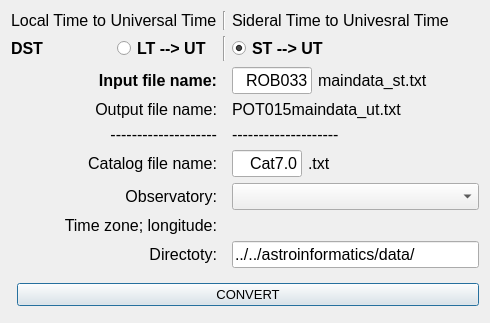
<?xml version="1.0" encoding="UTF-8"?>
<ui version="4.0">
 <class>ut</class>
 <widget class="QDialog" name="ut">
  <property name="geometry">
   <rect>
    <x>0</x>
    <y>0</y>
    <width>490</width>
    <height>323</height>
   </rect>
  </property>
  <property name="windowTitle">
   <string>Time contertion tool, v.1.2, 20.06.2014</string>
  </property>
  <layout class="QFormLayout" name="formLayout">
   <property name="fieldGrowthPolicy">
    <enum>QFormLayout::AllNonFixedFieldsGrow</enum>
   </property>
   <item row="0" column="0" colspan="2">
    <layout class="QGridLayout" name="gridLayout">
     <item row="1" column="0">
      <widget class="QLabel" name="label1">
       <property name="text">
        <string>&lt;!DOCTYPE HTML PUBLIC &quot;-//W3C//DTD HTML 4.0//EN&quot; &quot;http://www.w3.org/TR/REC-html40/strict.dtd&quot;&gt;
&lt;html&gt;&lt;head&gt;&lt;meta name=&quot;qrichtext&quot; content=&quot;1&quot; /&gt;&lt;style type=&quot;text/css&quot;&gt;
p, li { white-space: pre-wrap; }
&lt;/style&gt;&lt;/head&gt;&lt;body style=&quot; font-family:'MS Shell Dlg 2'; font-size:8.25pt; font-weight:400; font-style:normal;&quot;&gt;
&lt;p style=&quot; margin-top:0px; margin-bottom:0px; margin-left:0px; margin-right:0px; -qt-block-indent:0; text-indent:0px;&quot;&gt;&lt;span style=&quot; font-size:12pt;&quot;&gt;Local Time to Universal Time&lt;/span&gt;&lt;/p&gt;&lt;/body&gt;&lt;/html&gt;</string>
       </property>
      </widget>
     </item>
     <item row="1" column="2">
      <widget class="QLabel" name="label2">
       <property name="text">
        <string>&lt;!DOCTYPE HTML PUBLIC &quot;-//W3C//DTD HTML 4.0//EN&quot; &quot;http://www.w3.org/TR/REC-html40/strict.dtd&quot;&gt;
&lt;html&gt;&lt;head&gt;&lt;meta name=&quot;qrichtext&quot; content=&quot;1&quot; /&gt;&lt;style type=&quot;text/css&quot;&gt;
p, li { white-space: pre-wrap; }
&lt;/style&gt;&lt;/head&gt;&lt;body style=&quot; font-family:'MS Shell Dlg 2'; font-size:8.25pt; font-weight:400; font-style:normal;&quot;&gt;
&lt;p style=&quot; margin-top:0px; margin-bottom:0px; margin-left:0px; margin-right:0px; -qt-block-indent:0; text-indent:0px;&quot;&gt;&lt;span style=&quot; font-size:12pt;&quot;&gt;Sideral Time to Univesral Time&lt;/span&gt;&lt;/p&gt;&lt;/body&gt;&lt;/html&gt;</string>
       </property>
      </widget>
     </item>
     <item row="2" column="2">
      <widget class="QRadioButton" name="ST2UT">
       <property name="enabled">
        <bool>true</bool>
       </property>
       <property name="font">
        <font>
         <pointsize>12</pointsize>
         <weight>75</weight>
         <bold>true</bold>
        </font>
       </property>
       <property name="text">
        <string>ST --&gt; UT</string>
       </property>
       <property name="checked">
        <bool>true</bool>
       </property>
      </widget>
     </item>
     <item row="1" column="1">
      <widget class="Line" name="line">
       <property name="orientation">
        <enum>Qt::Vertical</enum>
       </property>
      </widget>
     </item>
     <item row="2" column="1">
      <widget class="Line" name="line_2">
       <property name="orientation">
        <enum>Qt::Vertical</enum>
       </property>
      </widget>
     </item>
     <item row="3" column="0">
      <widget class="QLabel" name="label3">
       <property name="font">
        <font>
         <pointsize>12</pointsize>
         <weight>75</weight>
         <bold>true</bold>
        </font>
       </property>
       <property name="layoutDirection">
        <enum>Qt::LeftToRight</enum>
       </property>
       <property name="text">
        <string>Input file name:</string>
       </property>
       <property name="alignment">
        <set>Qt::AlignRight|Qt::AlignTrailing|Qt::AlignVCenter</set>
       </property>
      </widget>
     </item>
     <item row="3" column="2">
      <layout class="QHBoxLayout" name="horizontalLayout">
       <item>
        <widget class="QLineEdit" name="file">
         <property name="sizePolicy">
          <sizepolicy hsizetype="Fixed" vsizetype="Fixed">
           <horstretch>80</horstretch>
           <verstretch>0</verstretch>
          </sizepolicy>
         </property>
         <property name="minimumSize">
          <size>
           <width>80</width>
           <height>0</height>
          </size>
         </property>
         <property name="maximumSize">
          <size>
           <width>80</width>
           <height>16777215</height>
          </size>
         </property>
         <property name="font">
          <font>
           <pointsize>12</pointsize>
          </font>
         </property>
         <property name="text">
          <string>ROB033</string>
         </property>
         <property name="alignment">
          <set>Qt::AlignRight|Qt::AlignTrailing|Qt::AlignVCenter</set>
         </property>
        </widget>
       </item>
       <item>
        <widget class="QLabel" name="label4">
         <property name="font">
          <font>
           <pointsize>12</pointsize>
          </font>
         </property>
         <property name="text">
          <string>maindata_st.txt</string>
         </property>
        </widget>
       </item>
       <item>
        <spacer name="horizontalSpacer_2">
         <property name="orientation">
          <enum>Qt::Horizontal</enum>
         </property>
         <property name="sizeHint" stdset="0">
          <size>
           <width>40</width>
           <height>20</height>
          </size>
         </property>
        </spacer>
       </item>
      </layout>
     </item>
     <item row="10" column="0">
      <widget class="QLabel" name="label_dir">
       <property name="font">
        <font>
         <pointsize>12</pointsize>
        </font>
       </property>
       <property name="text">
        <string>Directoty:</string>
       </property>
       <property name="alignment">
        <set>Qt::AlignRight|Qt::AlignTrailing|Qt::AlignVCenter</set>
       </property>
      </widget>
     </item>
     <item row="5" column="0">
      <widget class="QLabel" name="label_4">
       <property name="font">
        <font>
         <pointsize>12</pointsize>
        </font>
       </property>
       <property name="text">
        <string>--------------------</string>
       </property>
       <property name="alignment">
        <set>Qt::AlignRight|Qt::AlignTrailing|Qt::AlignVCenter</set>
       </property>
      </widget>
     </item>
     <item row="5" column="2">
      <widget class="QLabel" name="label_5">
       <property name="font">
        <font>
         <pointsize>12</pointsize>
        </font>
       </property>
       <property name="text">
        <string>--------------------</string>
       </property>
       <property name="alignment">
        <set>Qt::AlignLeading|Qt::AlignLeft|Qt::AlignVCenter</set>
       </property>
      </widget>
     </item>
     <item row="6" column="0">
      <widget class="QLabel" name="label_7">
       <property name="font">
        <font>
         <pointsize>12</pointsize>
         <italic>false</italic>
        </font>
       </property>
       <property name="text">
        <string>Catalog file name:</string>
       </property>
       <property name="alignment">
        <set>Qt::AlignRight|Qt::AlignTrailing|Qt::AlignVCenter</set>
       </property>
      </widget>
     </item>
     <item row="6" column="2">
      <layout class="QHBoxLayout" name="horizontalLayout_2">
       <item>
        <widget class="QLineEdit" name="cat">
         <property name="sizePolicy">
          <sizepolicy hsizetype="Fixed" vsizetype="Fixed">
           <horstretch>0</horstretch>
           <verstretch>0</verstretch>
          </sizepolicy>
         </property>
         <property name="minimumSize">
          <size>
           <width>70</width>
           <height>0</height>
          </size>
         </property>
         <property name="maximumSize">
          <size>
           <width>70</width>
           <height>16777215</height>
          </size>
         </property>
         <property name="sizeIncrement">
          <size>
           <width>0</width>
           <height>0</height>
          </size>
         </property>
         <property name="baseSize">
          <size>
           <width>0</width>
           <height>0</height>
          </size>
         </property>
         <property name="font">
          <font>
           <pointsize>12</pointsize>
          </font>
         </property>
         <property name="text">
          <string>Cat7.0</string>
         </property>
         <property name="alignment">
          <set>Qt::AlignRight|Qt::AlignTrailing|Qt::AlignVCenter</set>
         </property>
        </widget>
       </item>
       <item>
        <widget class="QLabel" name="label_9">
         <property name="font">
          <font>
           <pointsize>12</pointsize>
          </font>
         </property>
         <property name="text">
          <string>.txt</string>
         </property>
        </widget>
       </item>
       <item>
        <spacer name="horizontalSpacer">
         <property name="orientation">
          <enum>Qt::Horizontal</enum>
         </property>
         <property name="sizeHint" stdset="0">
          <size>
           <width>40</width>
           <height>20</height>
          </size>
         </property>
        </spacer>
       </item>
      </layout>
     </item>
     <item row="4" column="0">
      <widget class="QLabel" name="label">
       <property name="font">
        <font>
         <pointsize>12</pointsize>
        </font>
       </property>
       <property name="text">
        <string>Output file name:</string>
       </property>
       <property name="alignment">
        <set>Qt::AlignRight|Qt::AlignTrailing|Qt::AlignVCenter</set>
       </property>
      </widget>
     </item>
     <item row="4" column="2">
      <widget class="QLabel" name="outfile">
       <property name="font">
        <font>
         <pointsize>12</pointsize>
        </font>
       </property>
       <property name="text">
        <string>&lt;!DOCTYPE HTML PUBLIC &quot;-//W3C//DTD HTML 4.0//EN&quot; &quot;http://www.w3.org/TR/REC-html40/strict.dtd&quot;&gt;
&lt;html&gt;&lt;head&gt;&lt;meta name=&quot;qrichtext&quot; content=&quot;1&quot; /&gt;&lt;style type=&quot;text/css&quot;&gt;
p, li { white-space: pre-wrap; }
&lt;/style&gt;&lt;/head&gt;&lt;body style=&quot; font-family:'MS Shell Dlg 2'; font-size:12pt; font-weight:400; font-style:normal;&quot;&gt;
&lt;p style=&quot; margin-top:0px; margin-bottom:0px; margin-left:0px; margin-right:0px; -qt-block-indent:0; text-indent:0px;&quot;&gt;POT015maindata_ut.txt&lt;/p&gt;&lt;/body&gt;&lt;/html&gt;</string>
       </property>
      </widget>
     </item>
     <item row="8" column="0">
      <widget class="QLabel" name="label_10">
       <property name="font">
        <font>
         <pointsize>12</pointsize>
        </font>
       </property>
       <property name="text">
        <string>Observatory:</string>
       </property>
       <property name="alignment">
        <set>Qt::AlignRight|Qt::AlignTrailing|Qt::AlignVCenter</set>
       </property>
      </widget>
     </item>
     <item row="9" column="0">
      <widget class="QLabel" name="label_11">
       <property name="font">
        <font>
         <pointsize>12</pointsize>
        </font>
       </property>
       <property name="text">
        <string>Time zone; longitude:</string>
       </property>
       <property name="alignment">
        <set>Qt::AlignRight|Qt::AlignTrailing|Qt::AlignVCenter</set>
       </property>
      </widget>
     </item>
     <item row="9" column="2">
      <widget class="QLabel" name="lon">
       <property name="font">
        <font>
         <pointsize>12</pointsize>
        </font>
       </property>
       <property name="text">
        <string/>
       </property>
      </widget>
     </item>
     <item row="2" column="0">
      <layout class="QHBoxLayout" name="horizontalLayout_3">
       <item>
        <widget class="QLabel" name="dst">
         <property name="enabled">
          <bool>true</bool>
         </property>
         <property name="font">
          <font>
           <pointsize>12</pointsize>
           <weight>75</weight>
           <bold>true</bold>
          </font>
         </property>
         <property name="text">
          <string>DST</string>
         </property>
        </widget>
       </item>
       <item>
        <widget class="QRadioButton" name="LT2UT">
         <property name="font">
          <font>
           <pointsize>12</pointsize>
           <weight>75</weight>
           <bold>true</bold>
          </font>
         </property>
         <property name="text">
          <string>LT --&gt; UT</string>
         </property>
         <property name="checked">
          <bool>false</bool>
         </property>
        </widget>
       </item>
      </layout>
     </item>
     <item row="8" column="2">
      <widget class="QComboBox" name="observatory">
       <property name="font">
        <font>
         <pointsize>12</pointsize>
        </font>
       </property>
      </widget>
     </item>
     <item row="10" column="2">
      <widget class="QLineEdit" name="dir">
       <property name="font">
        <font>
         <pointsize>12</pointsize>
        </font>
       </property>
       <property name="text">
        <string>../../astroinformatics/data/</string>
       </property>
      </widget>
     </item>
    </layout>
   </item>
   <item row="1" column="0">
    <widget class="Line" name="line_3">
     <property name="orientation">
      <enum>Qt::Horizontal</enum>
     </property>
    </widget>
   </item>
   <item row="3" column="1">
    <widget class="QPushButton" name="convert">
     <property name="font">
      <font>
       <family>MS Shell Dlg 2</family>
       <pointsize>10</pointsize>
       <weight>50</weight>
       <italic>false</italic>
       <bold>false</bold>
       <underline>false</underline>
       <kerning>true</kerning>
      </font>
     </property>
     <property name="text">
      <string>CONVERT</string>
     </property>
    </widget>
   </item>
  </layout>
 </widget>
 <resources/>
 <connections/>
</ui>
